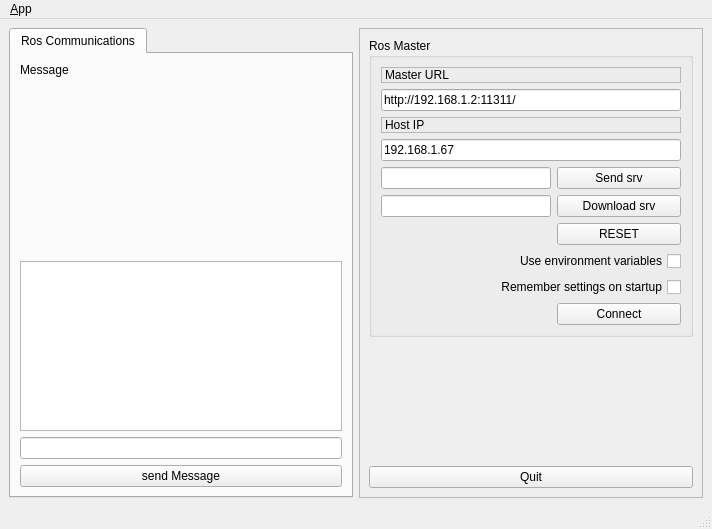
<?xml version="1.0" encoding="UTF-8"?>
<ui version="4.0">
 <class>ClientWindowDesign</class>
 <widget class="QMainWindow" name="ClientWindowDesign">
  <property name="geometry">
   <rect>
    <x>0</x>
    <y>0</y>
    <width>712</width>
    <height>529</height>
   </rect>
  </property>
  <property name="windowTitle">
   <string>ClientWindow</string>
  </property>
  <property name="locale">
   <locale language="English" country="Australia"/>
  </property>
  <widget class="QWidget" name="centralwidget">
   <layout class="QHBoxLayout">
    <item>
     <widget class="QTabWidget" name="tab_manager">
      <property name="minimumSize">
       <size>
        <width>100</width>
        <height>0</height>
       </size>
      </property>
      <property name="locale">
       <locale language="English" country="Australia"/>
      </property>
      <property name="currentIndex">
       <number>0</number>
      </property>
      <widget class="QWidget" name="tab_status">
       <attribute name="title">
        <string>Ros Communications</string>
       </attribute>
       <layout class="QVBoxLayout" name="verticalLayout_2">
        <item>
         <widget class="QLabel" name="serverwindowLB">
          <property name="text">
           <string>Message</string>
          </property>
         </widget>
        </item>
        <item>
         <spacer name="verticalSpacer">
          <property name="orientation">
           <enum>Qt::Vertical</enum>
          </property>
          <property name="sizeType">
           <enum>QSizePolicy::Maximum</enum>
          </property>
          <property name="sizeHint" stdset="0">
           <size>
            <width>20</width>
            <height>200</height>
           </size>
          </property>
         </spacer>
        </item>
        <item>
         <widget class="QListView" name="view_client"/>
        </item>
        <item>
         <widget class="QLineEdit" name="aEdit"/>
        </item>
        <item>
         <widget class="QPushButton" name="sendBtn">
          <property name="text">
           <string>send Message</string>
          </property>
         </widget>
        </item>
       </layout>
      </widget>
     </widget>
    </item>
    <item>
     <widget class="QFrame" name="frame">
      <property name="sizePolicy">
       <sizepolicy hsizetype="Minimum" vsizetype="Preferred">
        <horstretch>0</horstretch>
        <verstretch>0</verstretch>
       </sizepolicy>
      </property>
      <property name="frameShape">
       <enum>QFrame::StyledPanel</enum>
      </property>
      <property name="frameShadow">
       <enum>QFrame::Raised</enum>
      </property>
      <layout class="QVBoxLayout" name="verticalLayout_3">
       <item>
        <widget class="QGroupBox" name="groupBox">
         <property name="title">
          <string>Ros Master</string>
         </property>
         <layout class="QGridLayout" name="gridLayout">
          <item row="4" column="0" colspan="2">
           <widget class="QLabel" name="label_2">
            <property name="frameShape">
             <enum>QFrame::StyledPanel</enum>
            </property>
            <property name="frameShadow">
             <enum>QFrame::Raised</enum>
            </property>
            <property name="text">
             <string>Host IP</string>
            </property>
           </widget>
          </item>
          <item row="11" column="0">
           <spacer name="horizontalSpacer">
            <property name="orientation">
             <enum>Qt::Horizontal</enum>
            </property>
            <property name="sizeHint" stdset="0">
             <size>
              <width>170</width>
              <height>21</height>
             </size>
            </property>
           </spacer>
          </item>
          <item row="1" column="0" colspan="2">
           <widget class="QLabel" name="label">
            <property name="frameShape">
             <enum>QFrame::StyledPanel</enum>
            </property>
            <property name="frameShadow">
             <enum>QFrame::Raised</enum>
            </property>
            <property name="text">
             <string>Master URL</string>
            </property>
           </widget>
          </item>
          <item row="2" column="0" colspan="2">
           <widget class="QLineEdit" name="line_edit_master">
            <property name="text">
             <string>http://192.168.1.2:11311/</string>
            </property>
           </widget>
          </item>
          <item row="10" column="0" colspan="2">
           <widget class="QCheckBox" name="checkbox_remember_settings">
            <property name="layoutDirection">
             <enum>Qt::RightToLeft</enum>
            </property>
            <property name="text">
             <string>Remember settings on startup</string>
            </property>
           </widget>
          </item>
          <item row="11" column="1">
           <widget class="QPushButton" name="button_connect">
            <property name="enabled">
             <bool>true</bool>
            </property>
            <property name="sizePolicy">
             <sizepolicy hsizetype="MinimumExpanding" vsizetype="Fixed">
              <horstretch>0</horstretch>
              <verstretch>0</verstretch>
             </sizepolicy>
            </property>
            <property name="toolTip">
             <string>Set the target to the current joint trajectory state.</string>
            </property>
            <property name="statusTip">
             <string>Clear all waypoints and set the target to the current joint trajectory state.</string>
            </property>
            <property name="text">
             <string>Connect</string>
            </property>
           </widget>
          </item>
          <item row="5" column="0" colspan="2">
           <widget class="QLineEdit" name="line_edit_host">
            <property name="text">
             <string>192.168.1.67</string>
            </property>
           </widget>
          </item>
          <item row="9" column="0" colspan="2">
           <widget class="QCheckBox" name="checkbox_use_environment">
            <property name="layoutDirection">
             <enum>Qt::RightToLeft</enum>
            </property>
            <property name="text">
             <string>Use environment variables</string>
            </property>
           </widget>
          </item>
          <item row="6" column="0">
           <widget class="QLineEdit" name="setsrvET"/>
          </item>
          <item row="6" column="1">
           <widget class="QPushButton" name="setsrvBT">
            <property name="text">
             <string>Send srv</string>
            </property>
           </widget>
          </item>
          <item row="7" column="1">
           <widget class="QPushButton" name="downloadsrvBT">
            <property name="text">
             <string>Download srv</string>
            </property>
           </widget>
          </item>
          <item row="7" column="0">
           <widget class="QLineEdit" name="downloadsrvET"/>
          </item>
          <item row="8" column="1">
           <widget class="QPushButton" name="reset">
            <property name="text">
             <string>RESET</string>
            </property>
           </widget>
          </item>
         </layout>
        </widget>
       </item>
       <item>
        <spacer name="verticalSpacer_3">
         <property name="orientation">
          <enum>Qt::Vertical</enum>
         </property>
         <property name="sizeHint" stdset="0">
          <size>
           <width>20</width>
           <height>233</height>
          </size>
         </property>
        </spacer>
       </item>
       <item>
        <widget class="QPushButton" name="quit_button">
         <property name="sizePolicy">
          <sizepolicy hsizetype="MinimumExpanding" vsizetype="Fixed">
           <horstretch>0</horstretch>
           <verstretch>0</verstretch>
          </sizepolicy>
         </property>
         <property name="text">
          <string>Quit</string>
         </property>
        </widget>
       </item>
      </layout>
     </widget>
    </item>
   </layout>
  </widget>
  <widget class="QMenuBar" name="menubar">
   <property name="geometry">
    <rect>
     <x>0</x>
     <y>0</y>
     <width>712</width>
     <height>25</height>
    </rect>
   </property>
   <widget class="QMenu" name="menu_File">
    <property name="title">
     <string>&amp;App</string>
    </property>
    <addaction name="action_Preferences"/>
    <addaction name="separator"/>
    <addaction name="actionAbout"/>
    <addaction name="actionAbout_Qt"/>
    <addaction name="separator"/>
    <addaction name="action_Quit"/>
   </widget>
   <addaction name="menu_File"/>
  </widget>
  <widget class="QStatusBar" name="statusbar"/>
  <action name="action_Quit">
   <property name="text">
    <string>&amp;Quit</string>
   </property>
   <property name="shortcut">
    <string>Ctrl+Q</string>
   </property>
   <property name="shortcutContext">
    <enum>Qt::ApplicationShortcut</enum>
   </property>
  </action>
  <action name="action_Preferences">
   <property name="text">
    <string>&amp;Preferences</string>
   </property>
  </action>
  <action name="actionAbout">
   <property name="text">
    <string>&amp;About</string>
   </property>
  </action>
  <action name="actionAbout_Qt">
   <property name="text">
    <string>About &amp;Qt</string>
   </property>
  </action>
 </widget>
 <resources/>
 <connections>
  <connection>
   <sender>action_Quit</sender>
   <signal>triggered()</signal>
   <receiver>ClientWindowDesign</receiver>
   <slot>close()</slot>
   <hints>
    <hint type="sourcelabel">
     <x>-1</x>
     <y>-1</y>
    </hint>
    <hint type="destinationlabel">
     <x>399</x>
     <y>299</y>
    </hint>
   </hints>
  </connection>
  <connection>
   <sender>quit_button</sender>
   <signal>clicked()</signal>
   <receiver>ClientWindowDesign</receiver>
   <slot>close()</slot>
   <hints>
    <hint type="sourcelabel">
     <x>859</x>
     <y>552</y>
    </hint>
    <hint type="destinationlabel">
     <x>469</x>
     <y>299</y>
    </hint>
   </hints>
  </connection>
 </connections>
</ui>
